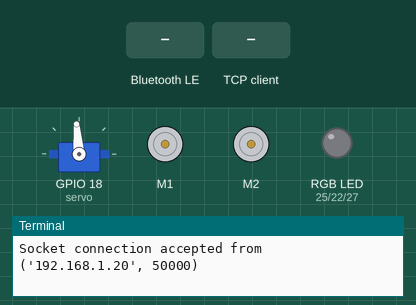
Bench run of a program on a simulated Raspberry Pi (BCM pin numbers). Parts: servo, 2 × DC motor (green arrow = forward, orange = backward, longer = faster), an RGB LED mixed from three pins (HIGH = lit), the last lines printed to the terminal. The test bench sets the inputs (shaded band). Motors are numbered in the order the program creates them (left before right in a Robot); one TCP client connects 1 s after the port opens and stays connected; a phone connects over Bluetooth after 1 s; servo angles are drawn from the pulse width (0.5 ms = 0°, 2.5 ms = 180°); threads take turns every 2 ms.

Above: at 1.2 s.
1.3 s: "up" written over Bluetooth
At 2.2 s:
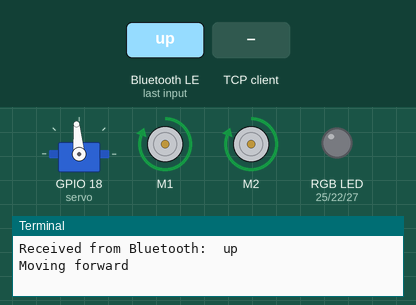
2.8 s: "left" written over Bluetooth
At 3.3 s:
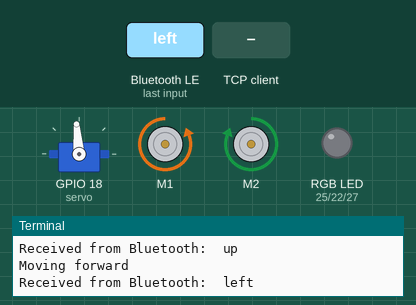
4.3 s: "right" written over Bluetooth
At 5.5 s:
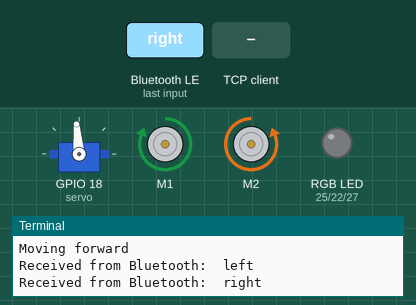
5.8 s: "down" written over Bluetooth
At 6.8 s:
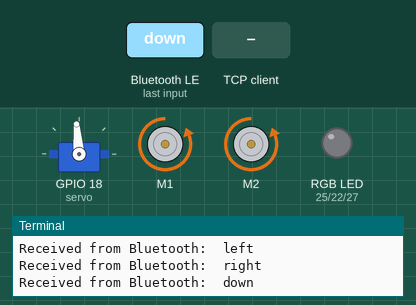
7.3 s: the TCP client sends "stop"
At 8.0 s:
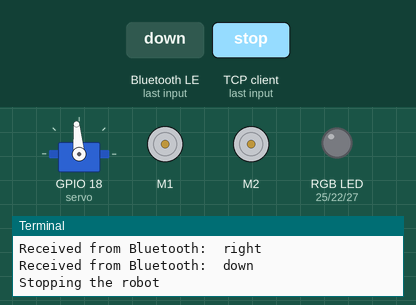
Timing chart, 0 to 9.8 s (numbered marks = the images above; inputs shaded):
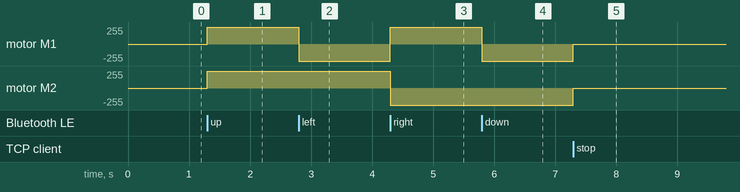

Measured:
- after the input at 1.3 s, motor M1, motor M2: stopped → forward 255/255 at once
- after the input at 2.8 s, motor M1: forward 255/255 → backward 255/255 at once
- after the input at 4.3 s, motor M1: backward 255/255 → forward 255/255 at once; motor M2: forward 255/255 → backward 255/255 at once
- after the input at 5.8 s, motor M1: forward 255/255 → backward 255/255 at once
- after the input at 7.3 s, motor M1, motor M2: backward 255/255 → stopped at once

The program:

testBluetoothWPF.py
```python
import bluetooth                       #-------> import bluetooth module
import RPi.GPIO as GPIO
import time
from gpiozero import AngularServo, Robot
import subprocess
import threading
import socket

GPIO.setmode(GPIO.BCM)
GPIO.setwarnings(False)

# Setup GPIO pins
myServoPin = 18
SERVO_DELAY_SEC = 0.001
servo = AngularServo(myServoPin, initial_angle=100, min_angle=0, max_angle=180)

# Set pin for Ultrasonic sensor
trigPin = 5
echoPin = 24
buzzer_pin = 17

# Set pin for RGB LED
redPin = 25
greenPin = 22
bluePin = 27

# Set pin for Motor L9110s
motorA_1A = 12  # Motor A
motorA_1B = 13  # Motor A
motorB_1A = 11  # Motor B
motorB_1B = 10  # Motor B

# Set pin for IR Receiver and Line Tracking Sensor
tracking_pinL = 23
ir_pin = 16  # IR Receiver

# Setup GPIO pins
GPIO.setup(ir_pin, GPIO.IN)
GPIO.setup(trigPin, GPIO.OUT)
GPIO.setup(echoPin, GPIO.IN)
GPIO.setup(tracking_pinL, GPIO.IN)

# Setup Motor pins as output
GPIO.setup(buzzer_pin, GPIO.OUT)
pwm = GPIO.PWM(buzzer_pin, 1000)  # 1000Hz frequency
pwm.start(0)  # Start PWM with 0% duty cycle (off)

# Setup RGB pins as output
GPIO.setup(redPin, GPIO.OUT)
GPIO.setup(greenPin, GPIO.OUT)
GPIO.setup(bluePin, GPIO.OUT)

# Initialize robot
robot = Robot(right=(motorA_1A, motorA_1B), left=(motorB_1A, motorB_1B))

# Global variables
leftToRight = 0
servoAngle = 0
lastServoAngle = 0
OBSTACLE_DISTANCE = 30
OBSTACLE_DISTANCE_LOW = 25
speedOffset = 0
SONIC_TIMEOUT = 20

stoppingFlag = True
servo.angle = None
def bluetooth_listener():
    global stoppingFlag
    server_sock = bluetooth.BluetoothSocket(bluetooth.RFCOMM)
    server_sock.bind(("", bluetooth.PORT_ANY))
    server_sock.listen(1)
    client_sock, address = server_sock.accept()
    print(f"Bluetooth connection accepted from {address}")

    while stoppingFlag:
        data = client_sock.recv(1024).decode('UTF-8')
        print("Received from Bluetooth: ", data)

        if data.startswith("up"):
            print("Moving forward")
            robot.forward()
            time.sleep(1)
        elif data.startswith("left"):
            robot.left()
            time.sleep(0.5)
        elif data.startswith("right"):
            robot.right()
            time.sleep(0.5)
        elif data.startswith("down"):
            robot.backward()
            time.sleep(1)
        elif data.startswith("0"):
            robot.stop()
        else:
            print("No signal")

    client_sock.close()
    server_sock.close()

def socket_listener():
    global stoppingFlag
    server_socket = socket.socket(socket.AF_INET, socket.SOCK_STREAM)
    server_socket.bind(('0.0.0.0', 8080))
    server_socket.listen(1)
    client_socket, address = server_socket.accept()
    print(f"Socket connection accepted from {address}")

    while stoppingFlag:
        data = client_socket.recv(1024).decode('UTF-8')
        if data == "stop":
            print("Stopping the robot")
            stoppingFlag = False
            robot.stop()

    client_socket.close()
    server_socket.close()


try:
    bt_thread = threading.Thread(target=bluetooth_listener)
    socket_thread = threading.Thread(target=socket_listener)

    bt_thread.start()
    socket_thread.start()

    bt_thread.join()
    socket_thread.join()
except KeyboardInterrupt:
    print("Program interrupted")
finally:
    GPIO.cleanup()  # Ensure cleanup happens on exit
    print("GPIO cleanup")
```
